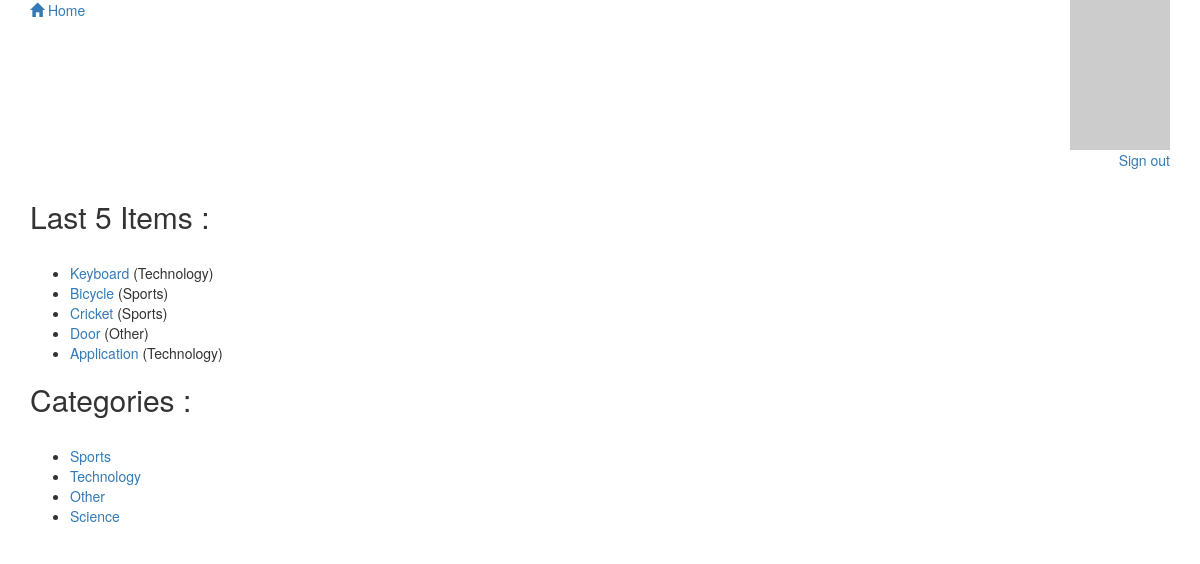
Screenshot of / (signed in) with the database file from the repository.
### database_setup.py (models this page shows, shortened)
class Item(Base):
    __tablename__ = 'item'
    id = Column(Integer, primary_key=True)
    title = Column(String(100), nullable=False)
    description = Column(String(1000), nullable=False)
    author_id = Column(Integer, ForeignKey('user.id'))
    author = relationship(User)
    cat_id = Column(Integer, ForeignKey('category.id'))
    category = relationship(Category)

class Category(Base):
    __tablename__ = 'category'
    id = Column(Integer, primary_key = True)
    name =Column(String(80), nullable = False)

### project.py (the view)
@app.route('/')
def index():
    db = DBSession()
    categories = db.query(Category).all()
    latest_items = db.query(Item).order_by(desc(Item.id)).limit(5)
    db.close()
    if 'signed' not in session:
        session['signed'] = False
    if session['signed']:
        return render_template("logged_in_index.html" ,
                               categories = categories,
                               items = latest_items,
                               user_dict = session["user_data_dict"])
    return render_template("public_index.html" , categories = categories, items = latest_items)

### templates/logged_in_index.html
{% extends "main.html" %}
{% block content %}
{% include "header.html" %}
<h2>Last 5 Items : </h2><br>
<ul>
  {% for i in items %}
  <li><a href="{{ url_for('view_item', cat_name = i.category.name, item_name = i.title) }}">{{i.title}}</a> ({{ i.category.name }})</li>
  {% endfor %}
</ul>
<h2>Categories :</h2><br>
<ul>
  {% for cat in categories %}
  <li><a href="{{ url_for('view_category_items', cat_name = cat.name) }}">{{cat.name}}</a></li>
  {% endfor %}
</ul>
{% endblock %}

### templates/main.html (shortened to what this page needs)
<!DOCTYPE html>
<html lang="en">
	<head>
		<link rel="stylesheet" href="//netdna.bootstrapcdn.com/bootstrap/3.1.1/css/bootstrap.min.css">
	</head>
	<body>
		<div class="container">
			{% block content %}
			{% endblock %}
		</div>
	</body>
</html>

### templates/header.html
<div class="row top-menu">
	<div class="col-md-6">
		<a href="{{url_for('index')}}">
			<span class="glyphicon glyphicon-home" aria-hidden="true"></span>  Home
		</a>
	</div>
	<div class="col-md-6 text-right">
		{% if user_dict %}
          <img src="{{ user_dict[ 'picture'] }}" width=100px >
					<p><a href="https://localhost:5000/revoke"> Sign out </a></p>
		{% else %}
					<p><a href="https://localhost:5000/login"> Sign in </a></p>
		{% endif %}
	</div>
</div>

### rows the page displays
Item: title "Keyboard", category.name "Technology"
Item: title "Bicycle", category.name "Sports"
Item: title "Cricket", category.name "Sports"
Item: title "Door", category.name "Other"
Item: title "Application", category.name "Technology"
Category: name "Sports"
Category: name "Technology"
Category: name "Other"
Category: name "Science"
